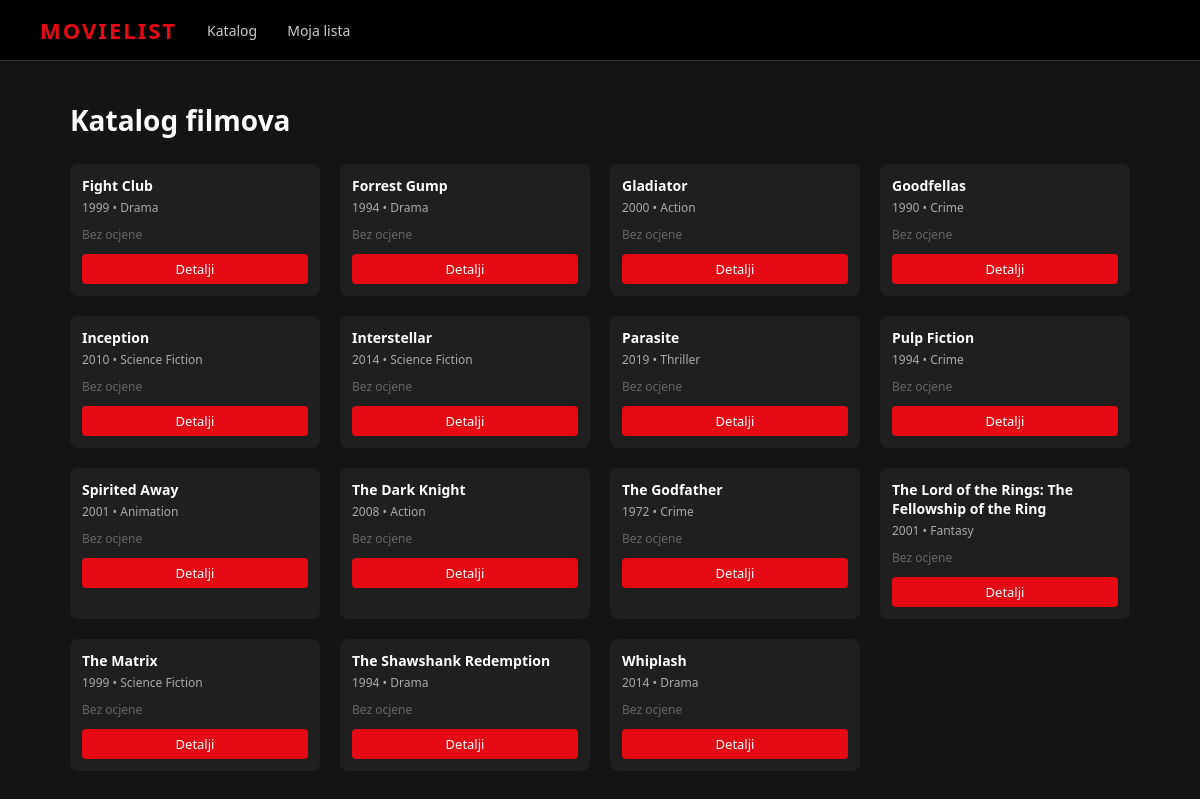
The page / on the database its author committed.
### tables this page shows
CREATE TABLE movies (
    id INT UNSIGNED AUTO_INCREMENT PRIMARY KEY,
    title VARCHAR(255) NOT NULL,
    director VARCHAR(150) NOT NULL,
    release_year SMALLINT UNSIGNED NOT NULL,
    genre VARCHAR(100) NOT NULL,
    description TEXT NULL,
    added_by_user_id INT UNSIGNED NULL,
    CONSTRAINT fk_movies_added_by_user
        FOREIGN KEY (added_by_user_id) REFERENCES users(id)
        ON UPDATE CASCADE
        ON DELETE SET NULL,
    CONSTRAINT chk_movies_release_year
        CHECK (release_year BETWEEN 1888 AND 2100)
);

### controllers/MovieController.php (called while the page is built, shortened)
<?php
require_once __DIR__ . '/../models/MovieModel.php';
class MovieController
{
    private MovieModel $movieModel;
    public function __construct()
    {
        $this->movieModel = new MovieModel();
    }
    public function index(): void
    {
        $movies = $this->movieModel->findAll();
        require __DIR__ . '/../views/movies/index.php';
    }
}

### config/database.php (called while the page is built)
<?php
class Database
{
    private static ?PDO $connection = null;
    public static function getConnection(): PDO
    {
        if (self::$connection === null) {
            $host = 'localhost';
            $db   = 'movielist_nrwa';
            $user = 'root';
            $pass = '';
            $charset = 'utf8mb4';
            $dsn = "mysql:host={$host};dbname={$db};charset={$charset}";
            $options = [
                PDO::ATTR_ERRMODE            => PDO::ERRMODE_EXCEPTION,
                PDO::ATTR_DEFAULT_FETCH_MODE => PDO::FETCH_ASSOC,
                PDO::ATTR_EMULATE_PREPARES   => false,
            ];
            self::$connection = new PDO($dsn, $user, $pass, $options);
        }
        return self::$connection;
    }
}

### models/MovieModel.php (called while the page is built, shortened)
<?php
require_once __DIR__ . '/../config/database.php';
class MovieModel
{
    private PDO $db;
    public function __construct()
    {
        $this->db = Database::getConnection();
    }
    public function findAll(): array
    {
        $sql = "SELECT m.*, ROUND(AVG(um.rating), 1) AS avg_rating, COUNT(um.rating) AS rating_count
                FROM movies m
                LEFT JOIN user_movies um ON um.movie_id = m.id
                GROUP BY m.id
                ORDER BY m.title ASC";
        $stmt = $this->db->query($sql);
        return $stmt->fetchAll();
    }
}

### views/movies/index.php (the view, shortened to what this page needs)
<!DOCTYPE html>
<html lang="hr">
<head>
</head>
<body>
    <nav>
        <span class="logo">MOVIELIST</span>
        <a href="index.php">Katalog</a>
        <a href="index.php?page=my-list">Moja lista</a>
    </nav>
    <div class="container">
        <h1>Katalog filmova</h1>
        <div class="grid">
            <?php foreach ($movies as $movie): ?>
                <div class="card">
                    <div class="card-body">
                        <div class="card-title"><?= htmlspecialchars($movie['title']) ?></div>
                        <div class="card-meta"><?= (int) $movie['release_year'] ?> &bull; <?= htmlspecialchars($movie['genre']) ?></div>
                        <div>
                            <?php if ($movie['rating_count'] > 0): ?>
                                <span class="rating">★ <?= htmlspecialchars((string) $movie['avg_rating']) ?> / 5</span>
                            <?php else: ?>
                                <span class="no-rating">Bez ocjene</span>
                            <?php endif; ?>
                        </div>
                        <a href="index.php?page=movie&id=<?= (int) $movie['id'] ?>">Detalji</a>
                    </div>
                </div>
            <?php endforeach; ?>
        </div>
    </div>
</body>
</html>

### public/index.php (shortened to what this page needs)
<?php
require_once __DIR__ . '/../controllers/MovieController.php';
$page = $_GET['page'] ?? 'catalog';
$id   = isset($_GET['id']) ? (int) $_GET['id'] : null;
if ($page === 'my-list') {
    $controller = new UserMovieController();
    $controller->index();
} elseif ($page === 'movie' && $id !== null) {
    $controller = new MovieController();
    $controller->show($id);
} else {
    $controller = new MovieController();
    $controller->index();
}

### views/movies/index.php (style rules this page uses)
* { margin: 0; padding: 0; box-sizing: border-box; }
body { font-family: 'Segoe UI', sans-serif; background: #141414; color: #fff; min-height: 100vh; }
nav { background: #000; padding: 15px 40px; display: flex; align-items: center; gap: 30px; border-bottom: 1px solid #333; }
nav .logo { font-size: 22px; font-weight: bold; color: #e50914; letter-spacing: 2px; }
nav a { color: #ccc; text-decoration: none; font-size: 14px; }
.container { max-width: 1100px; margin: 0 auto; padding: 40px 20px; }
h1 { font-size: 28px; margin-bottom: 25px; }
.grid { display: grid; grid-template-columns: repeat(auto-fill, minmax(200px, 1fr)); gap: 20px; }
.card { background: #1f1f1f; border-radius: 8px; overflow: hidden; transition: transform 0.2s; cursor: pointer; }
.card-body { padding: 12px; }
.card-title { font-size: 14px; font-weight: bold; margin-bottom: 4px; }
.card-meta { font-size: 12px; color: #aaa; margin-bottom: 6px; }
.no-rating { color: #666; font-size: 12px; }
.card a { display: block; text-align: center; margin-top: 10px; padding: 6px; background: #e50914; color: #fff; text-decoration: none; border-radius: 4px; font-size: 13px; }

### rows shown on the page
movies: title "Fight Club", release_year "1999", genre "Drama"
movies: title "Forrest Gump", release_year "1994", genre "Drama"
movies: title "Gladiator", release_year "2000", genre "Action"
movies: title "Goodfellas", release_year "1990", genre "Crime"
movies: title "Inception", release_year "2010", genre "Science Fiction"
movies: title "Interstellar", release_year "2014", genre "Science Fiction"
movies: title "Parasite", release_year "2019", genre "Thriller"
movies: title "Pulp Fiction", release_year "1994", genre "Crime"
movies: title "Spirited Away", release_year "2001", genre "Animation"
movies: title "The Dark Knight", release_year "2008", genre "Action"
movies: title "The Godfather", release_year "1972", genre "Crime"
movies: title "The Lord of the Rings: The Fellowship of the Ring", release_year "2001", genre "Fantasy"
movies: title "The Matrix", release_year "1999", genre "Science Fiction"
movies: title "The Shawshank Redemption", release_year "1994", genre "Drama"
movies: title "Whiplash", release_year "2014", genre "Drama"
